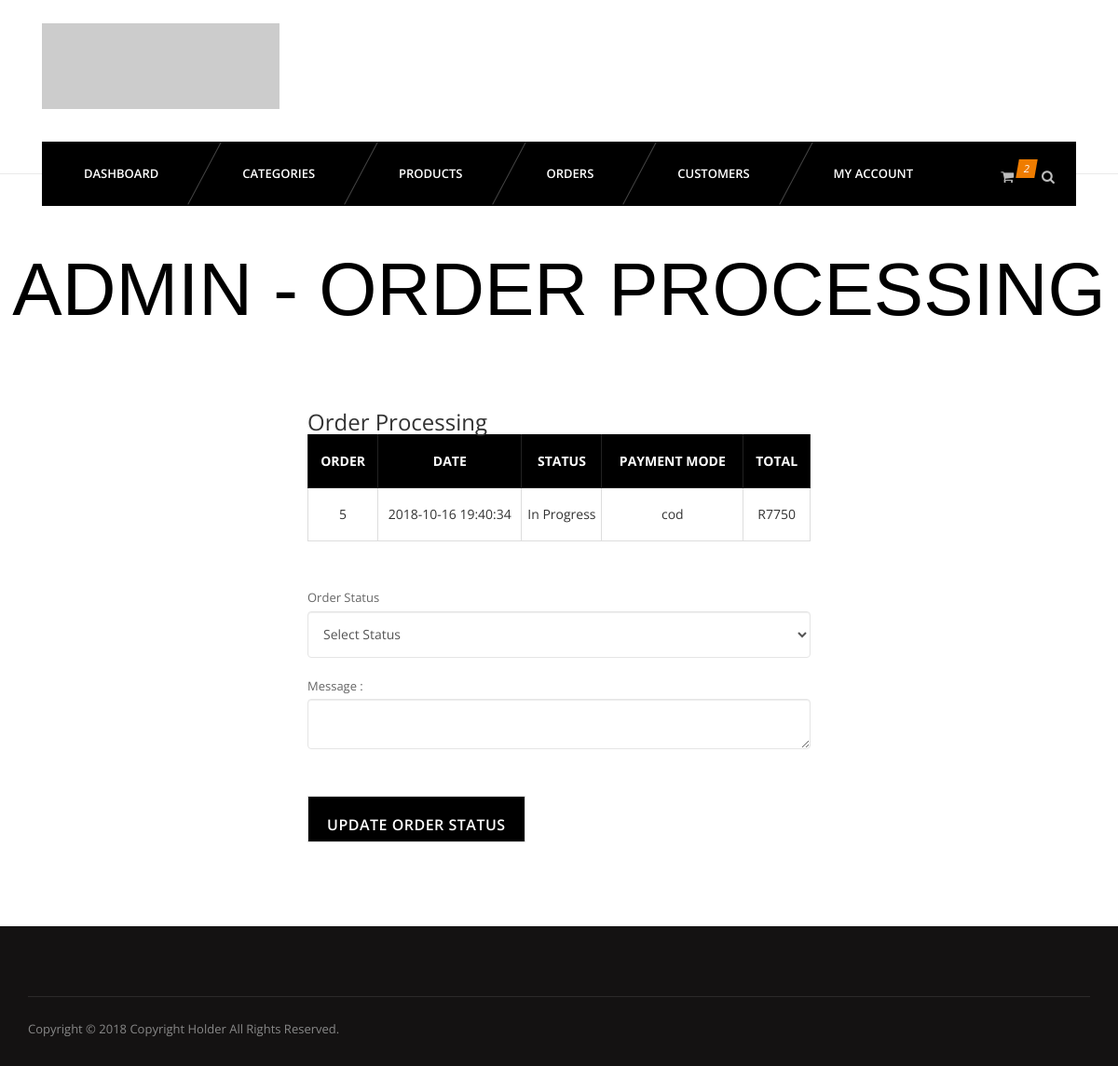
Screenshot of /admin/order-process.php?id=5 (signed in) with the database file from the repository.
### tables this page shows
CREATE TABLE `orders` (
  `id` int(11) NOT NULL,
  `uid` int(11) NOT NULL,
  `totalprice` varchar(255) NOT NULL,
  `orderstatus` varchar(255) NOT NULL,
  `paymentmode` varchar(255) NOT NULL,
  `timestamp` datetime NOT NULL DEFAULT CURRENT_TIMESTAMP
);

### admin/order-process.php (the view, shortened to what this page needs)
<?php
require_once '../config/connect.php';
?>
<?php include 'inc/header.php'; ?>
<?php include 'inc/nav.php'; ?>
<section id="content">
    <div class="content-blog">
        <div class="page_header text-center">
            <h2>Admin - Order Processing</h2>
        </div>
        <form method="post">
            <div class="container">
                <div class="row">
                    <div class="col-md-6 col-md-offset-3">
                        <div class="billing-details">
                            <h3 class="uppercase">Order Processing</h3>
                            <table class="cart-table account-table table table-bordered">
                                <thead>
                                    <tr>
                                        <th>Order</th>
                                        <th>Date</th>
                                        <th>Status</th>
                                        <th>Payment Mode</th>
                                        <th>Total</th>
                                    </tr>
                                </thead>
                                <tbody>
                                    <?php
                                    if (isset($_GET['id']) & !empty($_GET['id'])) {
                                        $oid = $_GET['id'];
                                    } else {
                                        header('location: orders.php');
                                    }
                                    $ordsql = "SELECT * FROM orders WHERE id='$oid'";
                                    $ordres = mysqli_query($connection, $ordsql);
                                    while ($ordr = mysqli_fetch_assoc($ordres)) {
                                        ?>
                                        <tr>
                                            <td>
                                                <?php echo $ordr['id']; ?>
                                            </td>
                                            <td>
                                                <?php echo $ordr['timestamp']; ?>
                                            </td>
                                            <td>
                                                <?php echo $ordr['orderstatus']; ?>
                                            </td>
                                            <td>
                                                <?php echo $ordr['paymentmode']; ?>
                                            </td>
                                            <td>
                                                R<?php echo $ordr['totalprice']; ?>
                                            </td>
                                        </tr>
                                        <?php
                                    } ?>
                                </tbody>
                            </table>
                            <label class="">Order Status </label>
                            <select name="status" class="form-control">
                                <option value="">Select Status</option>
                            </select>
                            <label>Message :</label>
                            <textarea class="form-control" name="message" cols="10"> </textarea>
                            <input type="submit" class="button btn-lg" value="Update Order Status">
                        </div>
                    </div>
                </div>
            </div>
        </form>
    </div>
</section>
<?php include 'inc/footer.php' ?>

### css/light.css (style rules this page uses)
body { background-color:#fff; }

### rows the page displays
orders: id "5", timestamp "2018-10-16 19:40:34", orderstatus "In Progress", paymentmode "cod", totalprice "7750"
